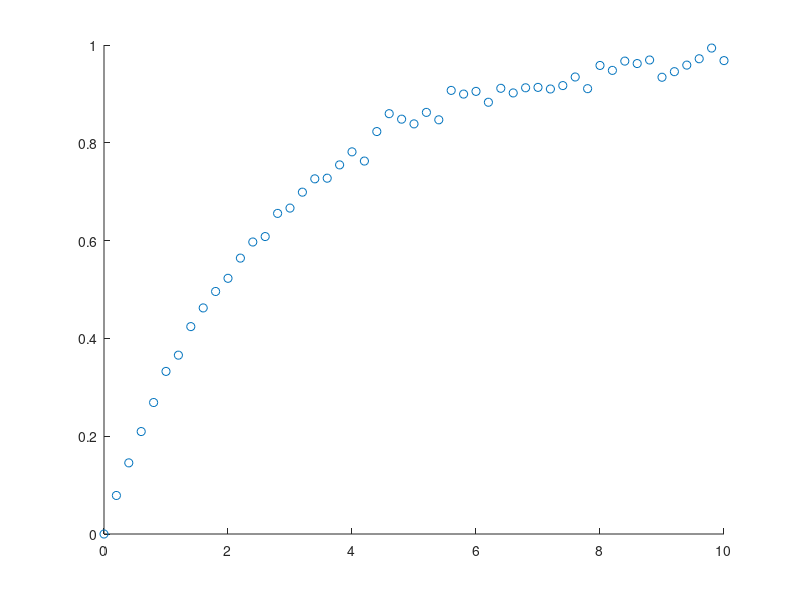

The MATLAB source for this figure: (Note: this script raises an error after producing the figure.)
clear
clc
close all

% load data
load('data.mat')


figure(1); hold on
plot(x_data,y_data,'o')



% Initial guess

para_0 = [0.2, 0.7];
y_0 = func_model(x_data,para_0);

figure(1)
plot(x_data,y_0,'-')


% cost contour
para1_vec = 0:0.01:1;
para2_vec = 0.1:0.01:1.5;
for i = 1:length(para1_vec)
    for j = 1:length(para2_vec)

cost(i,j) = func_cost(x_data,y_data,[para1_vec(i),para2_vec(j)]);
    end
end

figure(2)
surface(para1_vec,para2_vec,cost')
figure(3); hold on
contourf(para1_vec,para2_vec,cost',50)
scatter(para_0(1),para_0(2),'o')
scatter(para_hat(1),para_hat(2),'o')

% Fitting (cost minimization)
fhandle_cost = @(para)func_cost(x_data,y_data,para);
para_hat = fmincon(fhandle_cost,para_0,[],[],[],[],[0,0],[2,2]);

y_hat = func_model(x_data,para_hat);

figure(1)
plot(x_data,y_hat,'-')
legend('data','initialguess','fittedmodel')